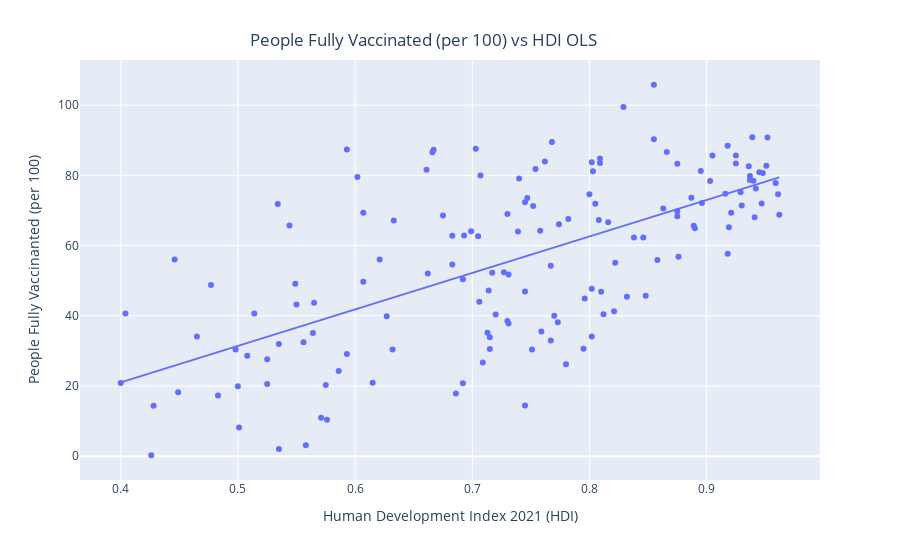

Here is the notebook cell this chart was saved with:
### Code cell
fig = px.scatter(covidvisual, x='Human Development Index 2021 (HDI)', y='people_fully_vaccinated_per_hundred', trendline='ols', hover_name='Country')
fig.update_layout(
    title={
        'text': 'People Fully Vaccinated (per 100) vs HDI OLS',
        'y':0.94,
        'x':0.47,
        'xanchor': 'center',
        'yanchor': 'top'},
yaxis_title='People Fully Vaccinanted (per 100)')
fig.show()

results = px.get_trendline_results(fig)
print(results)

results.px_fit_results.iloc[0].summary()

### Figure 1 — Plotly figure (JSON) as saved in the notebook; plotly's stock layout.template omitted (floating-point values rounded to 4 significant figures; data arrays with more than 128 entries replaced by an {"elided": "..."} marker saying what was removed)
{"data": [{"hovertemplate": "<b>%{hovertext}</b><br><br>Human Development Index 2021 (HDI)=%{x}<br>people_fully_vaccinated_per_hundred=%{y}<extra></extra>", "hovertext": {"elided": "149 str values"}, "legendgroup": "", "marker": {"color": "#636efa", "symbol": "circle"}, "mode": "markers", "name": "", "orientation": "v", "showlegend": false, "type": "scatter", "x": {"elided": "149 float values"}, "xaxis": "x", "y": {"elided": "149 float values"}, "yaxis": "y"}, {"hovertemplate": "<b>OLS trendline</b><br>people_fully_vaccinated_per_hundred = 103.896 * Human Development Index 2021 (HDI) + -20.5314<br>R<sup>2</sup>=0.411733<br><br>Human Development Index 2021 (HDI)=%{x}<br>people_fully_vaccinated_per_hundred=%{y} <b>(trend)</b><extra></extra>", "legendgroup": "", "marker": {"color": "#636efa", "symbol": "circle"}, "mode": "lines", "name": "", "showlegend": false, "type": "scatter", "x": {"elided": "149 float values"}, "xaxis": "x", "y": {"elided": "149 float values"}, "yaxis": "y"}], "layout": {"legend": {"tracegroupgap": 0}, "margin": {"t": 60}, "title": {"text": "People Fully Vaccinated (per 100) vs HDI OLS", "x": 0.47, "xanchor": "center", "y": 0.94, "yanchor": "top"}, "xaxis": {"anchor": "y", "domain": [0, 1], "title": {"text": "Human Development Index 2021 (HDI)"}}, "yaxis": {"anchor": "x", "domain": [0, 1], "title": {"text": "People Fully Vaccinanted (per 100)"}}}}
